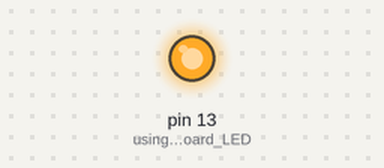
Bench run of a sketch on a simulated Arduino Uno, built with avr-gcc and run on an emulated ATmega328P. Parts: output pins drawn as LEDs (lit = HIGH).

Above: at 0.5 s.
At 10.0 s:
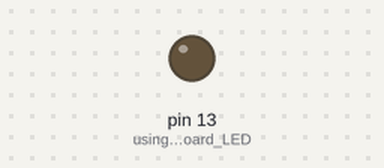
Timing chart, 0 to 18.9 s (numbered marks = the images above):
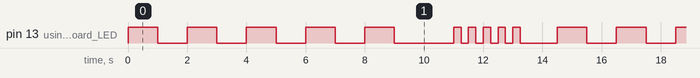

The sketch:

listing10-1.ino
```cpp
void setup() {
  pinMode(13, OUTPUT); // using onboard LED
}

void blinkSlow()
{
  for (int i = 0; i < 5; i++)
  {
    digitalWrite(13, HIGH);
    delay(1000);
    digitalWrite(13, LOW);
    delay(1000);
  }
}

void blinkFast()
{
  for (int i = 0; i < 5; i++)
  {
    digitalWrite(13, HIGH);
    delay(250);
    digitalWrite(13, LOW);
    delay(250);
  }
}


void loop()
{
  blinkSlow();
  delay(1000);
  blinkFast();
  delay(1000);
}
```

Measured:
- by itself, pin 13 (using_onboard_LED): repeats every 14.5 s: 4 × (LOW 1.0 s, HIGH 1.0 s), LOW 2.0 s, 4 × (HIGH 0.25 s, LOW 0.25 s), HIGH 0.25 s, LOW 1.3 s, HIGH 1.0 s
- by itself, everything shown: repeats every 14.5 s, in 20 steps
